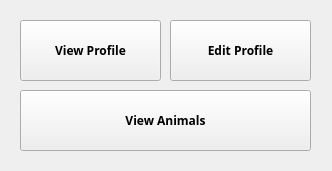
<?xml version="1.0" encoding="UTF-8"?>
<ui version="4.0">
 <class>PostLoginClient</class>
 <widget class="QDialog" name="PostLoginClient">
  <property name="geometry">
   <rect>
    <x>0</x>
    <y>0</y>
    <width>332</width>
    <height>171</height>
   </rect>
  </property>
  <property name="font">
   <font>
    <family>Egyptienne F</family>
   </font>
  </property>
  <property name="windowTitle">
   <string>Dialog</string>
  </property>
  <widget class="QPushButton" name="ViewAnimalsButton">
   <property name="geometry">
    <rect>
     <x>20</x>
     <y>90</y>
     <width>291</width>
     <height>61</height>
    </rect>
   </property>
   <property name="font">
    <font>
     <family>Egyptienne F</family>
     <weight>75</weight>
     <italic>false</italic>
     <bold>true</bold>
    </font>
   </property>
   <property name="text">
    <string>View Animals</string>
   </property>
   <property name="autoDefault">
    <bool>false</bool>
   </property>
  </widget>
  <widget class="QPushButton" name="ViewProfileButton">
   <property name="geometry">
    <rect>
     <x>20</x>
     <y>20</y>
     <width>141</width>
     <height>61</height>
    </rect>
   </property>
   <property name="font">
    <font>
     <family>Egyptienne F</family>
     <weight>75</weight>
     <italic>false</italic>
     <bold>true</bold>
    </font>
   </property>
   <property name="text">
    <string>View Profile</string>
   </property>
   <property name="autoDefault">
    <bool>false</bool>
   </property>
  </widget>
  <widget class="QPushButton" name="editProfileButton">
   <property name="geometry">
    <rect>
     <x>170</x>
     <y>20</y>
     <width>141</width>
     <height>61</height>
    </rect>
   </property>
   <property name="font">
    <font>
     <family>Egyptienne F</family>
     <weight>75</weight>
     <italic>false</italic>
     <bold>true</bold>
    </font>
   </property>
   <property name="text">
    <string>Edit Profile</string>
   </property>
   <property name="autoDefault">
    <bool>false</bool>
   </property>
  </widget>
 </widget>
 <resources/>
 <connections/>
</ui>
